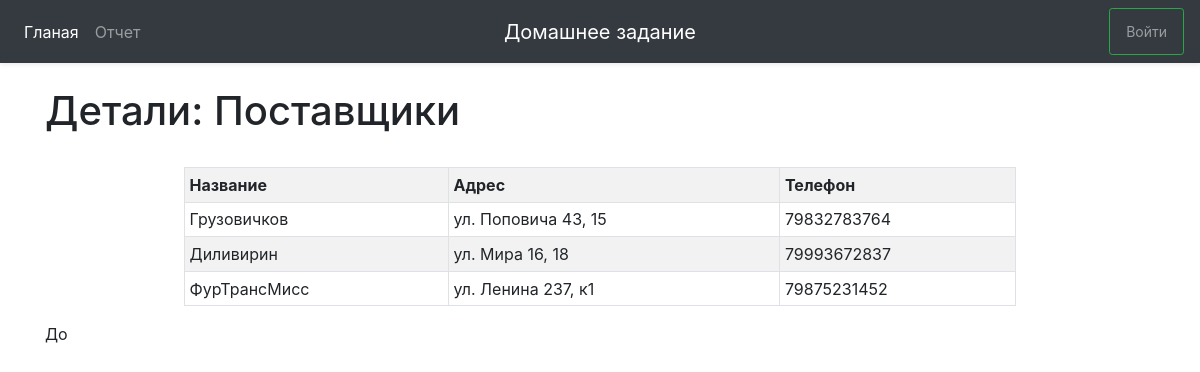
Page /details/3/ on the committed database.
### DZApp/models.py (models this page shows, shortened)
class Provider(models.Model):
    name = models.CharField('Название', max_length=50)
    partners = models.ManyToManyField(Partner, blank=True, through='Partnership', through_fields=('provider', 'partner'))
    address = models.CharField('Адрес', max_length=100)
    phone = models.IntegerField('Телефон')

### DZApp/views.py (the view, shortened to what this page needs)
# urls.py: path('details/<int:tab_index>/', views.details, name='details'),
def details(request, tab_index):
    print(f"\033[34mtab index is: {tab_index}\033[0m")
    header = ""
    if tab_index == 1:
        table_data = Partner.objects.all()
        form = PartnerForm()
        header = "Партнеры"
    elif tab_index == 3:
        table_data = Provider.objects.all()
        form = ProviderForm()
        header = "Поставщики"
    elif tab_index == 4:
        table_data = Product.objects.all()
        form = ProductForm()
        header = "Продукты"
    if request.user.is_authenticated:
        username = request.user.username
    else:
        username = ""
    return render(request, 'DZApp/details.html', {'title': 'Детали', 'header':header, 'table_data':table_data,
                                                  'tab_index':tab_index, 'form':form, 'username':username})

### DZApp/models.py (called while the page is built)
    def __str__(self):
        return self.name

### DZApp/templates/DZApp/details.html (shortened to what this page needs)
{% extends 'DZApp/base.html'%}
{% block content %}
    {% if update %}
        <h1>Страница редактирования ({{ header }})</h1>
        <form id="update_form" method="post">
            {% csrf_token %}
            {{form}}
        </form>
        <button form="update_form" type="submit" class="btn btn-primary mt-3">Сохранить</button>
    {% else %}
    <div class="d-flex justify-content-between mb-4">
        <h1>Детали: {{ header }}</h1>
    </div>
    {% if table_data %}
        <table class="table table-striped table-bordered table-sm w-75 mx-auto">
        <tr>
        {% if tab_index == 3 %}
            <th>Название</th><th>Адрес</th><th>Телефон</th>
        {% endif %}
        </tr>
        {% for data_row in table_data %}
            <tr>
            {% if tab_index == 3 %}
                <td>{{ data_row.name }}</td><td>{{ data_row.address }}</td><td>{{ data_row.phone }}</td>
            {% endif %}
            </tr>
        {% endfor %}
        </table>
    {% else %}
        <p>No films are available.</p>
    {% endif %}
До
    {% endif %}
{% endblock %}

### rows in the picture
Provider: name "Грузовичков", address "ул. Поповича 43, 15", phone "79832783764"
Provider: name "Диливирин", address "ул. Мира 16, 18", phone "79993672837"
Provider: name "ФурТрансМисс", address "ул. Ленина 237, к1", phone "79875231452"

### other values in the picture
{{ header }} "Поставщики"
